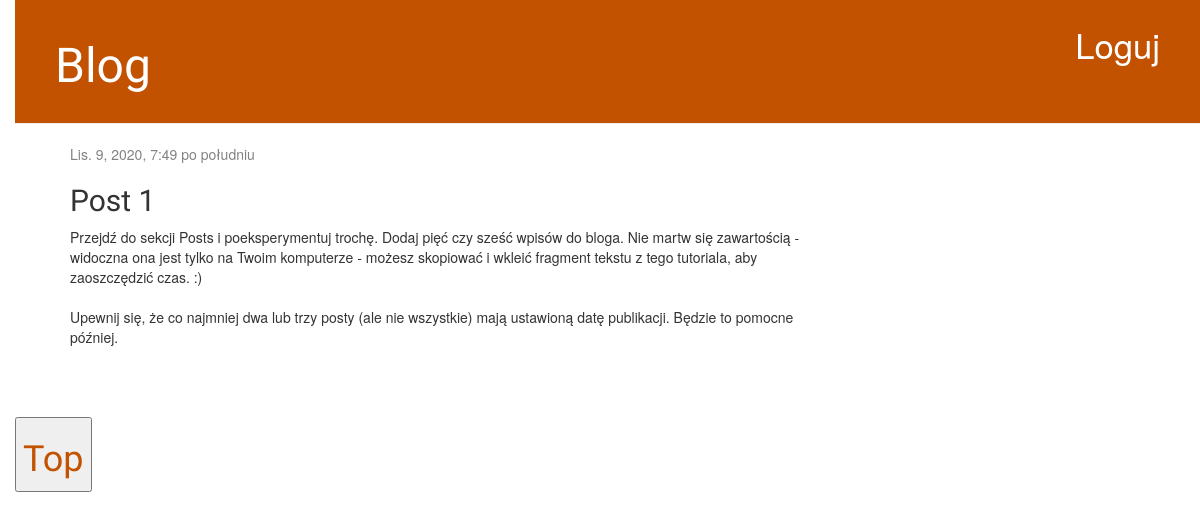
The app's page /post/1/ with its own data.
### blog/models.py (models this page shows, shortened)
class Post(models.Model):
    author = models.ForeignKey('auth.User', on_delete=models.CASCADE)
    title = models.CharField(max_length=200)
    text = models.TextField()
    created_date = models.DateTimeField(
            default=timezone.now)
    published_date = models.DateTimeField(
            blank=True, null=True)

### blog/views.py (the view)
# urls.py: path('post/<int:pk>/', views.post_detail, name='post_detail'),
def post_detail(request, pk):
    post = get_object_or_404(Post, pk=pk)
    return render(request, 'blog/post_detail.html', {'post': post})

### blog/templates/blog/post_detail.html (shortened to what this page needs)
{% extends 'blog/base.html' %}
{% block content %}
    <div class="post">
        {% if post.published_date %}
            <div class="date">
                {{ post.published_date }}
            </div>
        {% endif %}
        <h2>{{ post.title }}</h2>
        <p>{{ post.text|linebreaksbr }}</p>
    </div>
{% endblock %}

### blog/static/css/blog.css (style rules this page uses)
body { padding-left: 15px; }
h1, h2, h3, h4 { font-family: 'Lobster', cursive; }
.date { color: #828282; }
.post { margin-bottom: 70px; }

### records on screen
Post: published_date "Lis. 9, 2020, 7:49 po południu", title "Post 1", text "Przejdź do sekcji Posts i poeksperymentuj trochę. Dodaj pięć czy sześć wpisów do bloga. Nie martw się zawartością - widoczna ona jest tylko na Twoim komputerze - możesz skopiować i wkleić fragment tekstu z tego tutoriala, aby zaoszczędzić czas. :) Upewnij się, że co najmniej dwa lub trzy posty (ale nie wszystkie) mają ustawioną datę publikacji. Będzie to pomocne później."
